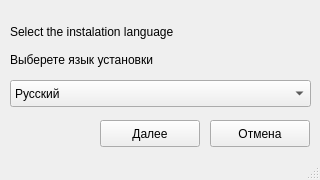
<?xml version="1.0" encoding="UTF-8"?>
<ui version="4.0">
 <class>MainWindow</class>
 <widget class="QMainWindow" name="MainWindow">
  <property name="geometry">
   <rect>
    <x>0</x>
    <y>0</y>
    <width>320</width>
    <height>180</height>
   </rect>
  </property>
  <property name="minimumSize">
   <size>
    <width>320</width>
    <height>180</height>
   </size>
  </property>
  <property name="maximumSize">
   <size>
    <width>320</width>
    <height>180</height>
   </size>
  </property>
  <property name="windowTitle">
   <string>MainWindow</string>
  </property>
  <widget class="QWidget" name="centralwidget">
   <widget class="QComboBox" name="comboBox">
    <property name="geometry">
     <rect>
      <x>10</x>
      <y>80</y>
      <width>301</width>
      <height>27</height>
     </rect>
    </property>
    <item>
     <property name="text">
      <string>Русский</string>
     </property>
    </item>
    <item>
     <property name="text">
      <string>English</string>
     </property>
    </item>
   </widget>
   <widget class="QLabel" name="label">
    <property name="geometry">
     <rect>
      <x>10</x>
      <y>10</y>
      <width>291</width>
      <height>71</height>
     </rect>
    </property>
    <property name="text">
     <string>Select the instalation language

Выберете язык установки</string>
    </property>
   </widget>
   <widget class="QToolButton" name="toolButton">
    <property name="geometry">
     <rect>
      <x>100</x>
      <y>120</y>
      <width>100</width>
      <height>27</height>
     </rect>
    </property>
    <property name="text">
     <string>Далее</string>
    </property>
   </widget>
   <widget class="QToolButton" name="toolButton_2">
    <property name="geometry">
     <rect>
      <x>210</x>
      <y>120</y>
      <width>100</width>
      <height>27</height>
     </rect>
    </property>
    <property name="text">
     <string>Отмена</string>
    </property>
   </widget>
  </widget>
  <widget class="QStatusBar" name="statusbar"/>
 </widget>
 <resources/>
 <connections/>
</ui>
